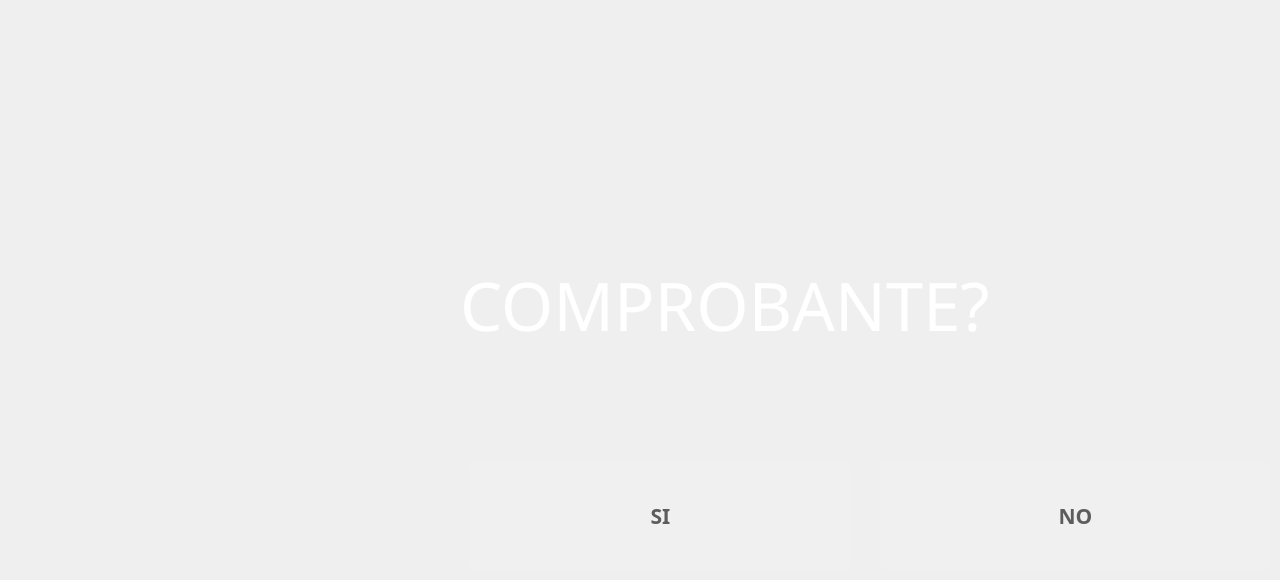
   <widget class="QWidget" name="page">
    <widget class="QLabel" name="label_26">
     <property name="geometry">
      <rect>
       <x>400</x>
       <y>-180</y>
       <width>71</width>
       <height>81</height>
      </rect>
     </property>
     <property name="styleSheet">
      <string notr="true">background-color:transparent;</string>
     </property>
     <property name="text">
      <string/>
     </property>
     <property name="pixmap">
      <pixmap>../../../../../../../../../../../../../../../../.designer/backup/imagenes/ok-cloud.png</pixmap>
     </property>
    </widget>
    <widget class="QPushButton" name="bsi">
     <property name="geometry">
      <rect>
       <x>470</x>
       <y>460</y>
       <width>381</width>
       <height>111</height>
      </rect>
     </property>
     <property name="font">
      <font>
       <family>Ubuntu Mono</family>
       <pointsize>16</pointsize>
       <weight>75</weight>
       <italic>false</italic>
       <bold>true</bold>
       <underline>false</underline>
      </font>
     </property>
     <property name="toolTip">
      <string>Ayuda</string>
     </property>
     <property name="whatsThis">
      <string extracomment="help"/>
     </property>
     <property name="styleSheet">
      <string notr="true">background-color:rgb(240, 240, 240);
color:rgb(93, 93, 93);
border-radius:10%</string>
     </property>
     <property name="text">
      <string>SI</string>
     </property>
     <property name="icon">
      <iconset>
       <normaloff>../iconos/tick.png</normaloff>../iconos/tick.png</iconset>
     </property>
     <property name="iconSize">
      <size>
       <width>40</width>
       <height>40</height>
      </size>
     </property>
     <property name="toolTipDuration" stdset="0">
      <number>3</number>
     </property>
    </widget>
    <widget class="QPushButton" name="bno">
     <property name="geometry">
      <rect>
       <x>880</x>
       <y>460</y>
       <width>391</width>
       <height>111</height>
      </rect>
     </property>
     <property name="font">
      <font>
       <family>Ubuntu Mono</family>
       <pointsize>16</pointsize>
       <weight>75</weight>
       <italic>false</italic>
       <bold>true</bold>
       <underline>false</underline>
      </font>
     </property>
     <property name="toolTip">
      <string>Ayuda</string>
     </property>
     <property name="whatsThis">
      <string extracomment="help"/>
     </property>
     <property name="styleSheet">
      <string notr="true">background-color:rgb(240, 240, 240);
color:rgb(93, 93, 93);
border-radius:10%</string>
     </property>
     <property name="text">
      <string>NO</string>
     </property>
     <property name="icon">
      <iconset>
       <normaloff>../iconos/cancel.png</normaloff>../iconos/cancel.png</iconset>
     </property>
     <property name="iconSize">
      <size>
       <width>40</width>
       <height>40</height>
      </size>
     </property>
     <property name="toolTipDuration" stdset="0">
      <number>3</number>
     </property>
    </widget>
    <widget class="QLabel" name="valvol_3">
     <property name="geometry">
      <rect>
       <x>460</x>
       <y>200</y>
       <width>559</width>
       <height>210</height>
      </rect>
     </property>
     <property name="sizePolicy">
      <sizepolicy hsizetype="MinimumExpanding" vsizetype="Preferred">
       <horstretch>0</horstretch>
       <verstretch>0</verstretch>
      </sizepolicy>
     </property>
     <property name="maximumSize">
      <size>
       <width>620</width>
       <height>16777212</height>
      </size>
     </property>
     <property name="font">
      <font>
       <family>Sans</family>
       <pointsize>50</pointsize>
       <weight>50</weight>
       <italic>false</italic>
       <bold>false</bold>
      </font>
     </property>
     <property name="styleSheet">
      <string notr="true">background-color:transparent;
color:rgb(255, 255, 255);
border-radius:40%</string>
     </property>
     <property name="lineWidth">
      <number>3</number>
     </property>
     <property name="text">
      <string>COMPROBANTE?</string>
     </property>
    </widget>
   </widget>
